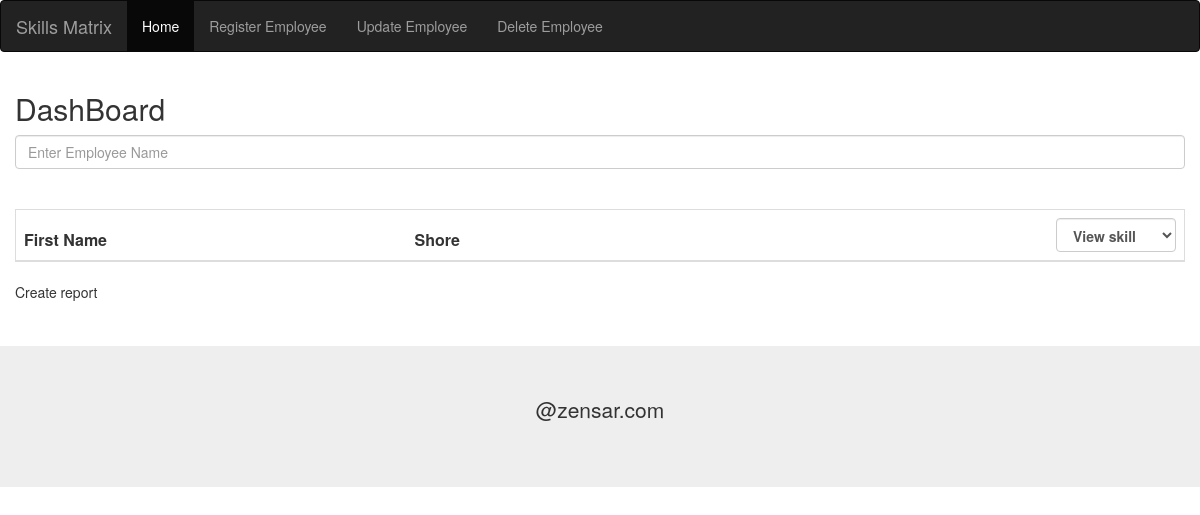
Before: / with the older database file.
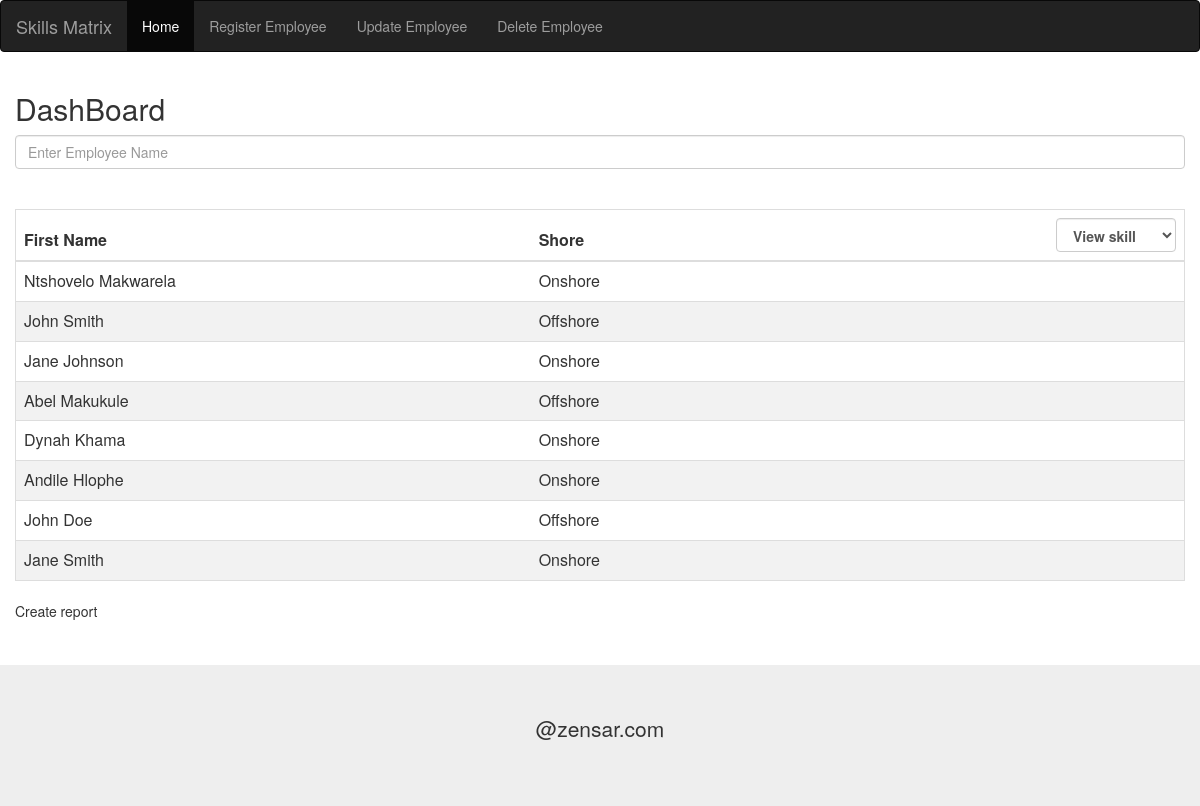
After: the same page with the newer database file.
### tables this page shows
CREATE TABLE EMPLOYEES
(EMP_ID INT AUTO_INCREMENT PRIMARY KEY,
NAMES VARCHAR(60) NOT NULL,
SHORE VARCHAR(20) NOT NULL,
ROLE_ID INT NOT NULL);

### DBManager.php (called while the page is built, shortened)
<?php
function search($search_text) {
    $query = "SELECT distinct(e.NAMES), emp_id, e.SHORE
            FROM employees e, b_employee_skills es, skills s, m_skills_level sl
            WHERE  e.EMP_ID = es.EMPLOYEE_ID
            AND es.SKILL_ID = s.SKILL_ID
            AND es.LEVEL_ID = sl.LEVEL_ID
            AND CONCAT (e.NAMES, s.SKILL_DESCRIPTION,sl.LEVEL_DESCR)
            LIKE '%" . $search_text . "%'";
    $search_result = executeSQLQuery($query);
}
function executeSQLQuery($query) {
    $connect = mysqli_connect("localhost", "root", "", "matrix");
    return mysqli_query($connect, $query);
}
?>

### dashboard.php (the view, shortened to what this page needs)
<?php
include './DBManager.php';
if ($_SESSION['search_text'] === "*") {
    getAllEmployees();
} else {
    search($_SESSION['search_text']);
}
?>
<!DOCTYPE html>
<html lang="en">
    <head>
        <link rel="stylesheet" href="https://maxcdn.bootstrapcdn.com/bootstrap/3.3.7/css/bootstrap.min.css">
        <link href="Style.css" rel="stylesheet" type="text/css"/>
    </head>
    <body>
        <div class="container">
            <div class="row">
                <div>
                    <h2>DashBoard</h2>
                    <form method="POST">
                        <input type="text" class="form-control" name="txt_search" placeholder="Enter Employee Name"><br></br>
                        <div style="overflow-x:auto;">
                            <table class="table">
                                <thead>
                                    <tr>
                                        <th>First Name</th>
                                        <th>Shore</th>
                                        <th>
                                <form method="POST">
                                    <select class="form-control" onchange="this.form.submit();" name="s_skill" style="width: 120px; float: right">
                                        <option style="color: grey">View skill</option>
                                    </select>
                                </form></th>
                                </tr>
                                </thead>
                                <?php while ($row = mysqli_fetch_array($search_result)): ?>
                                    <tr>
                                        <td><?php echo $row['NAMES']; ?></td>
                                        <td><?php echo $row['SHORE']; ?></td>
                                        <td></td>
                                    </tr>
                                <?php endwhile; ?>
                            </table>
                            <p> Create report<p>
                        </div>
                        <br>
                    </form>
                </div>
            </div>
        </div>
        <div class="jumbotron text-center" style="margin-bottom:0">
            <p>@zensar.com</p>
        </div>
    </body>
</html>

### index.php (shortened to what this page needs)
<html>
    <head>
    </head>
    <body>
        <?php
        include './dashboard.php';
        ?>
</body>
</html>

### Style.css (style rules this page uses)
table { border-collapse: collapse; border-spacing: 0; width: 100%; border: 1px solid #ddd; }
th, td { text-align: left; padding: 8px; }
tr:nth-child(even) { background-color: #f2f2f2 }

Changed rows visible on the page:
added employees: NAMES "Ntshovelo Makwarela", SHORE "Onshore"
added employees: NAMES "John Smith", SHORE "Offshore"
added employees: NAMES "Jane Johnson", SHORE "Onshore"
added employees: NAMES "Abel Makukule", SHORE "Offshore"
added employees: NAMES "Dynah Khama", SHORE "Onshore"
added employees: NAMES "Andile Hlophe", SHORE "Onshore"
added employees: NAMES "John Doe", SHORE "Offshore"
added employees: NAMES "Jane Smith", SHORE "Onshore"
